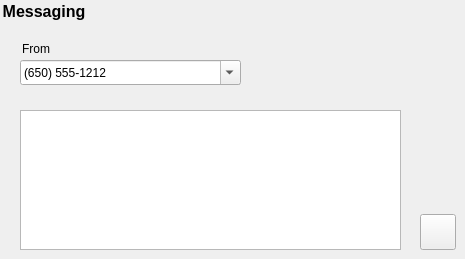
   <widget class="QWidget" name="smsPage">
    <widget class="QGroupBox" name="smsGroup">
     <property name="geometry">
      <rect>
       <x>0</x>
       <y>0</y>
       <width>121</width>
       <height>31</height>
      </rect>
     </property>
     <property name="font">
      <font>
       <pointsize>12</pointsize>
       <weight>75</weight>
       <bold>true</bold>
      </font>
     </property>
     <property name="styleSheet">
      <string notr="true">border: 0px;</string>
     </property>
     <property name="title">
      <string>Messaging</string>
     </property>
    </widget>
    <widget class="QGroupBox" name="sms_fromGroup">
     <property name="geometry">
      <rect>
       <x>20</x>
       <y>40</y>
       <width>61</width>
       <height>21</height>
      </rect>
     </property>
     <property name="font">
      <font>
       <pointsize>9</pointsize>
       <weight>50</weight>
       <bold>false</bold>
      </font>
     </property>
     <property name="styleSheet">
      <string notr="true">border: 0px;</string>
     </property>
     <property name="title">
      <string>From</string>
     </property>
    </widget>
    <widget class="QPushButton" name="sms_sendButton">
     <property name="geometry">
      <rect>
       <x>420</x>
       <y>214</y>
       <width>36</width>
       <height>36</height>
      </rect>
     </property>
     <property name="toolTip">
      <string>Send</string>
     </property>
     <property name="text">
      <string/>
     </property>
     <property name="icon">
      <iconset resource="resources.qrc">
       <normaloff>:/light/send</normaloff>:/light/send</iconset>
     </property>
     <property name="themeIconName" stdset="0">
      <string>send</string>
     </property>
    </widget>
    <widget class="QPlainTextEdit" name="sms_messageBox">
     <property name="geometry">
      <rect>
       <x>20</x>
       <y>110</y>
       <width>381</width>
       <height>140</height>
      </rect>
     </property>
     <property name="font">
      <font>
       <pointsize>9</pointsize>
       <weight>50</weight>
       <bold>false</bold>
      </font>
     </property>
    </widget>
    <widget class="QComboBox" name="sms_phoneNumberBox">
     <property name="geometry">
      <rect>
       <x>20</x>
       <y>60</y>
       <width>221</width>
       <height>25</height>
      </rect>
     </property>
     <property name="font">
      <font>
       <pointsize>9</pointsize>
       <weight>50</weight>
       <bold>false</bold>
      </font>
     </property>
     <property name="editable">
      <bool>true</bool>
     </property>
     <property name="insertPolicy">
      <enum>QComboBox::InsertAtTop</enum>
     </property>
     <item>
      <property name="text">
       <string>(650) 555-1212</string>
      </property>
     </item>
     <item>
      <property name="text">
       <string>+1.650.555-6789</string>
      </property>
     </item>
    </widget>
   </widget>
